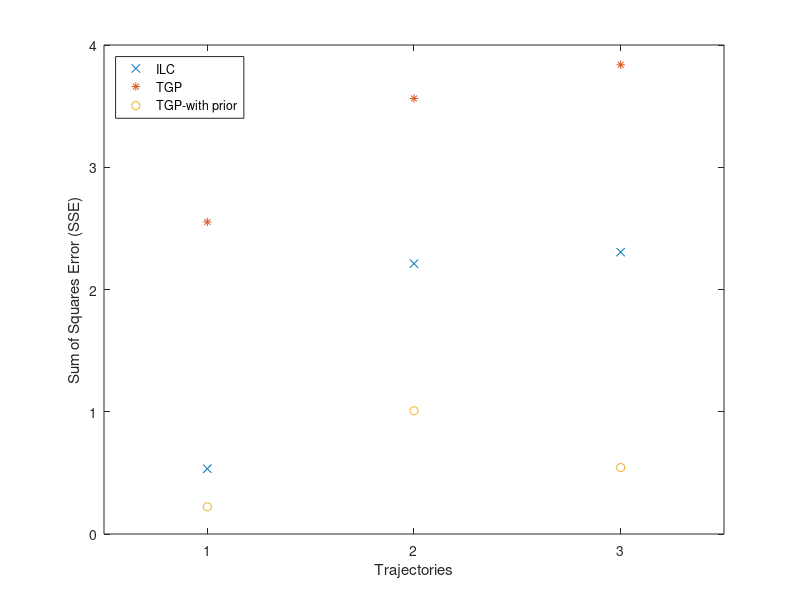

Write MATLAB code to recreate this figure.
clear; clc;
ilc = [0.534257, 2.211294, 2.305692];
tgp = [2.552392, 3.562660, 3.837903];
tgps = [0.222369, 1.007975, 0.543684];

traj = 1:length(ilc);

plot(traj,ilc,'x', traj,tgp, '*', traj, tgps, 'o');
axis([0.5 length(ilc)+0.5  0 4]);
set(gca,'XTick',1:length(ilc));
l = legend('ILC','TGP','TGP-with prior' );
set(l,'Location','NorthWest');
xlabel('Trajectories');
ylabel('Sum of Squares Error (SSE)');